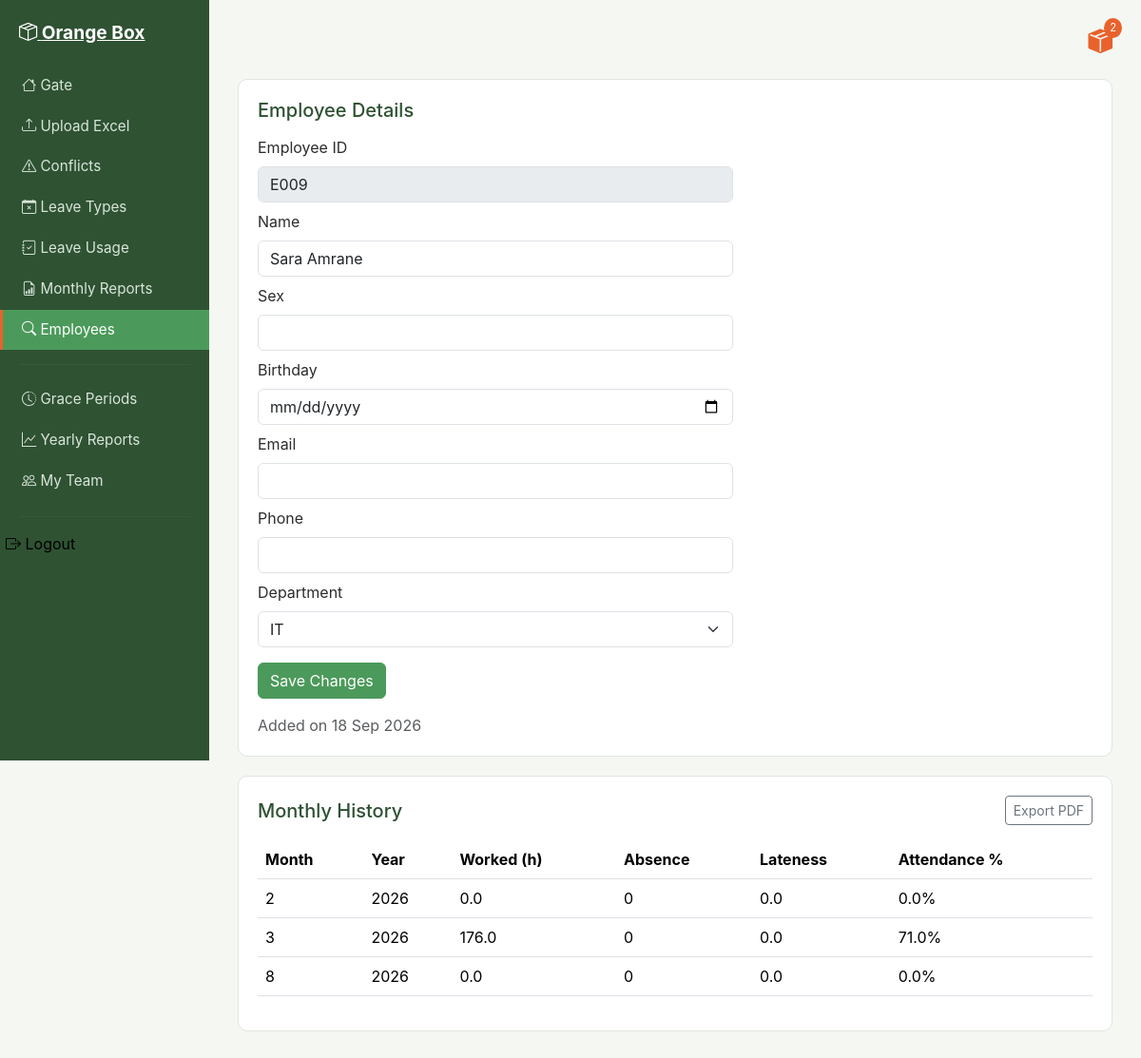
The app's page /employees/8/ (signed in) with its own data.
### attendance/models.py (models this page shows, shortened)
class Employee(models.Model):
    employee_id = models.CharField(max_length=50, unique=True)
    name = models.CharField(max_length=150)
    sex = models.CharField(max_length=10, blank=True)
    birthday = models.DateField(null=True, blank=True)
    email = models.EmailField(unique=True, null=True, blank=True)
    phone_number = models.CharField(max_length=20, blank=True)
    department = models.ForeignKey(Department, on_delete=models.SET_NULL, null=True)
    date_added = models.DateTimeField(auto_now_add=True)

class Department(models.Model):
    name = models.CharField(max_length=100, unique=True)

class MonthlyReportEntry(models.Model):
    total_working_hours = models.FloatField(default=0)
    total_lateness = models.FloatField(default=0)
    total_late_minutes = models.IntegerField(default=0)
    total_absence = models.IntegerField(default=0)
    total_working_days = models.IntegerField(default=0)
    attendance_percentage = models.FloatField(default=0)
    service_hours = models.FloatField(default=0)
    mission_hours = models.FloatField(default=0)
    total_hours_with_leave = models.FloatField(default=0)
    is_exception = models.BooleanField(default=False)
    report = models.ForeignKey(MonthlyReport, on_delete=models.CASCADE, related_name='entries')
    employee = models.ForeignKey(Employee, on_delete=models.CASCADE)

class MonthlyReport(models.Model):
    department = models.ForeignKey(Department, on_delete=models.CASCADE)
    month = models.IntegerField()
    year = models.IntegerField()
    generated_date = models.DateTimeField(auto_now_add=True)
    generated_by = models.ForeignKey(HRStaff, on_delete=models.CASCADE)
    class Meta:
        unique_together = ('department', 'month', 'year')

### attendance/views.py (the view, shortened to what this page needs)
# urls.py: path('employees/<int:employee_id>/', views.employee_detail, name='employee_detail'),
@login_required
def employee_detail(request, employee_id):
    employee = Employee.objects.get(id=employee_id)
    entries = MonthlyReportEntry.objects.filter(employee=employee).select_related('report').order_by('report__year', 'report__month')
    departments = Department.objects.all()
    return render(request, 'attendance/employee_detail.html', {
        'employee': employee, 'entries': entries, 'departments': departments
    })

### attendance/context_processors.py (called while the page is built)
def notifications_context(request):
    if request.user.is_authenticated:
        unread = Notification.objects.filter(recipient=request.user, status='unread').order_by('-date')
        return {
            'unread_notifications': unread,
            'unread_count': unread.count()
        }
    return {'unread_notifications': [], 'unread_count': 0}

### attendance/templates/attendance/employee_detail.html (shortened to what this page needs)
{% extends 'attendance/base.html' %}
{% block content %}
<div class="ob-card">
    <h5>Employee Details</h5>
    <form method="post" style="max-width:500px;">
        <div class="mb-2"><label class="form-label">Employee ID</label><input type="text" class="form-control" value="{{ employee.employee_id }}" disabled></div>
        <div class="mb-2"><label class="form-label">Name</label><input type="text" name="name" class="form-control" value="{{ employee.name }}" required></div>
        <div class="mb-2"><label class="form-label">Sex</label><input type="text" name="sex" class="form-control" value="{{ employee.sex }}"></div>
        <div class="mb-2"><label class="form-label">Birthday</label><input type="date" name="birthday" class="form-control" value="{{ employee.birthday|date:'Y-m-d' }}"></div>
        <div class="mb-2"><label class="form-label">Email</label><input type="email" name="email" class="form-control" value="{{ employee.email|default:'' }}"></div>
        <div class="mb-2"><label class="form-label">Phone</label><input type="text" name="phone_number" class="form-control" value="{{ employee.phone_number }}"></div>
        <div class="mb-3">
            <label class="form-label">Department</label>
            <select name="department" class="form-select">
                {% for dept in departments %}
                <option value="{{ dept.id }}" {% if employee.department_id == dept.id %}selected{% endif %}>{{ dept.name }}</option>
                {% endfor %}
            </select>
        </div>
        <button type="submit" class="btn btn-ob-save">Save Changes</button>
    </form>
    <p class="text-muted mt-3 mb-0">Added on {{ employee.date_added|date:"d M Y" }}</p>
</div>
<div class="ob-card">
    <div class="d-flex justify-content-between align-items-center mb-3">
        <h5 class="mb-0">Monthly History</h5>
        <a href="{% url 'export_employee_history_pdf' employee.id %}" class="btn btn-sm btn-outline-secondary">Export PDF</a>
    </div>
    {% if entries %}
    <table class="table table-ob">
        <thead><tr><th>Month</th><th>Year</th><th>Worked (h)</th><th>Absence</th><th>Lateness</th><th>Attendance %</th></tr></thead>
        <tbody>
        {% for entry in entries %}
        <tr>
            <td>{{ entry.report.month }}</td>
            <td>{{ entry.report.year }}</td>
            <td>{{ entry.total_working_hours }}</td>
            <td>{{ entry.total_absence }}</td>
            <td>{{ entry.total_lateness }}</td>
            <td>{{ entry.attendance_percentage|floatformat:1 }}%</td>
        </tr>
        {% endfor %}
        </tbody>
    </table>
    {% else %}
    <div class="ob-empty-state"><i class="bi bi-check-circle" style="font-size:2rem;"></i><p>No report history yet for this employee.</p></div>
    {% endif %}
</div>
{% endblock %}

### static/css/style.css (style rules this page uses)
:root { --ob-bg: #f4f7f2; --ob-sidebar: #2f5233; --ob-sidebar-active: #4C9A5B; --ob-accent: #E8622C; --ob-accent-hover: #c94f20; --ob-green: #4C9A5B; --ob-yellow: #E8B93C; --ob-red: #D9534F; --ob-text: #2c2c2c; --ob-muted: #7a7a7a; --ob-card: #ffffff; --ob-border: #e1e6de; }
body { background-color: var(--ob-bg); color: var(--ob-text); font-family: -apple-system, "Segoe UI", Roboto, Arial, sans-serif; }
.ob-card { background-color: var(--ob-card); border: 1px solid var(--ob-border); border-radius: 10px; padding: 20px; margin-bottom: 20px; }
.ob-card h5 { margin-bottom: 15px; color: var(--ob-sidebar); }
.btn-ob-save { background-color: var(--ob-green); border-color: var(--ob-green); color: #fff; }
.table-ob thead { background-color: var(--ob-sidebar); color: #fff; }
.table-ob tbody tr:nth-child(odd) { background-color: #f9fbf8; }

### records on screen
Employee: employee_id "E009", name "Sara Amrane", department "IT", date_added "18 Sep 2026"
MonthlyReportEntry: report.month "2", report.year "2026", total_working_hours "0.0", total_absence "0", total_lateness "0.0", attendance_percentage "0.0"
MonthlyReportEntry: report.month "3", report.year "2026", total_working_hours "176.0", total_absence "0", total_lateness "0.0", attendance_percentage "71.0"
MonthlyReportEntry: report.month "8", report.year "2026", total_working_hours "0.0", total_absence "0", total_lateness "0.0", attendance_percentage "0.0"

### other values on screen
{{ unread_count }} "2"
